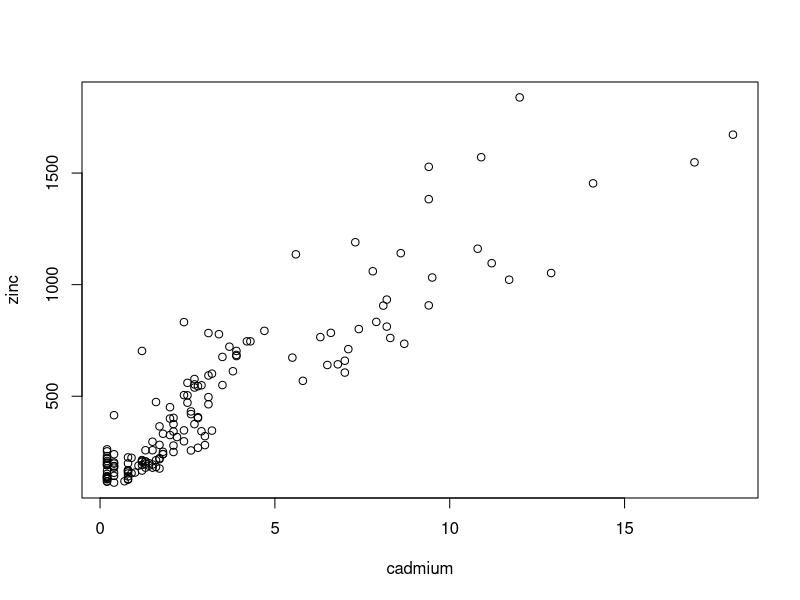
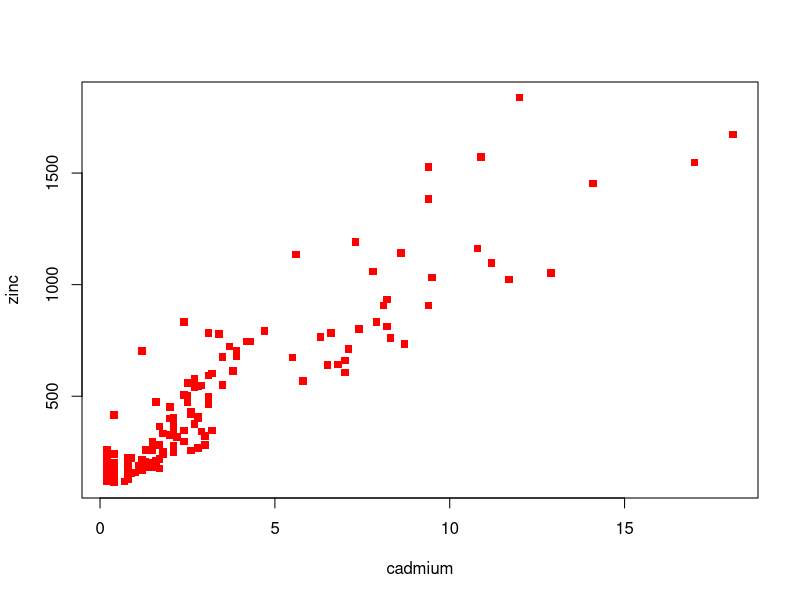
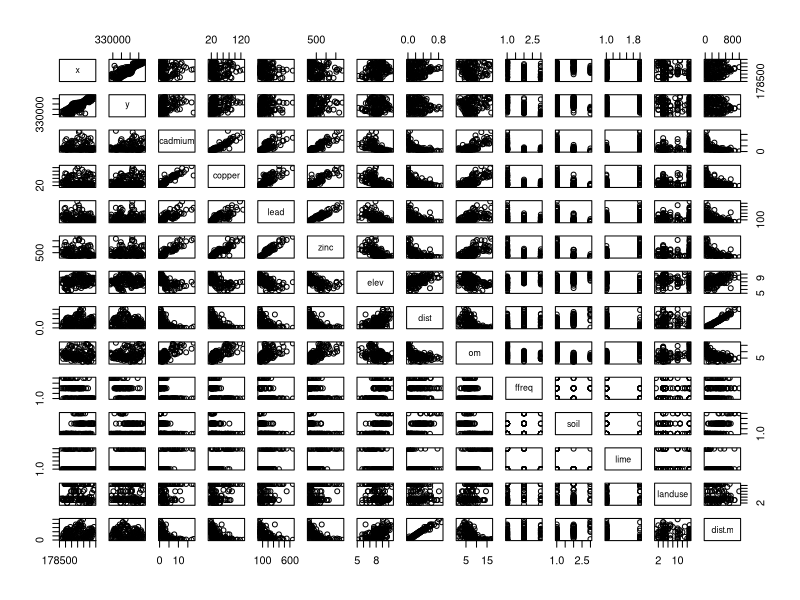
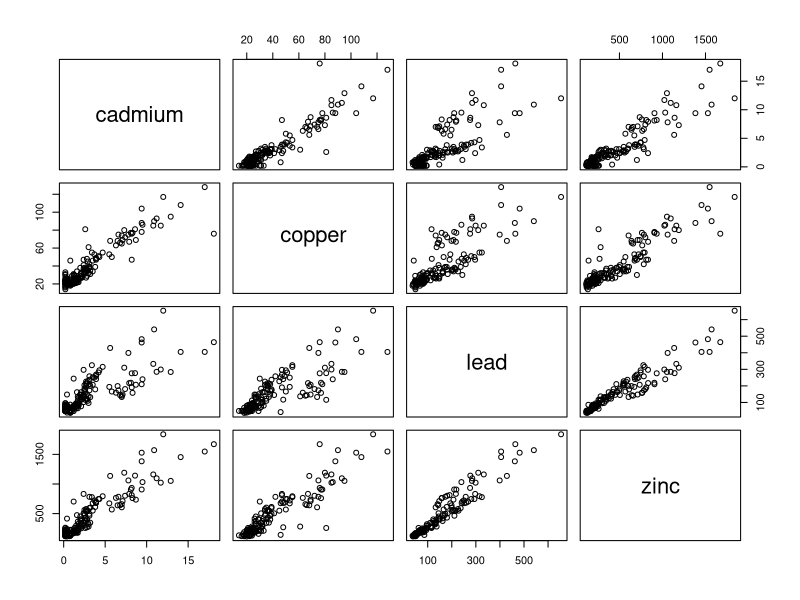
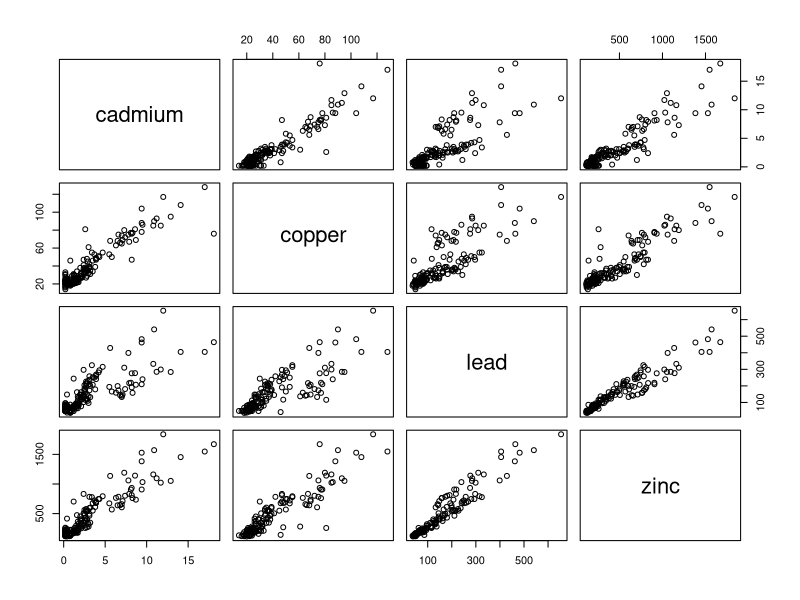
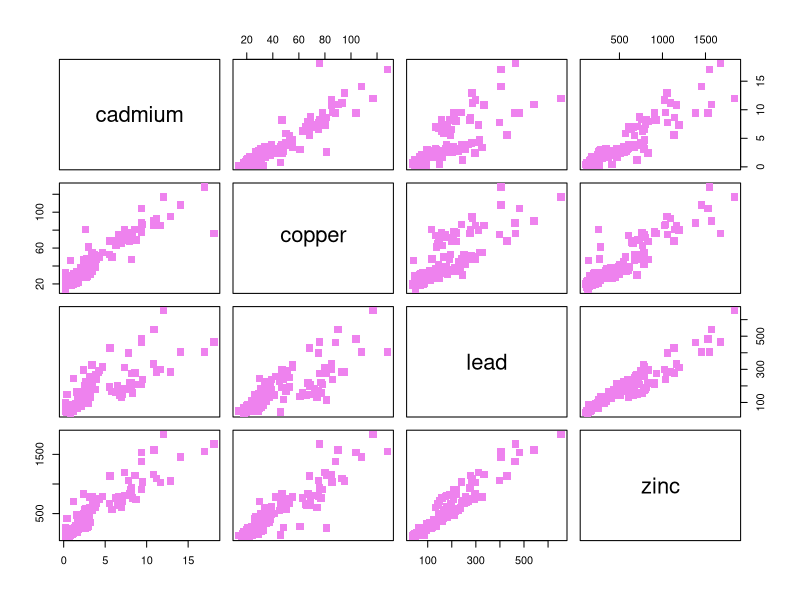
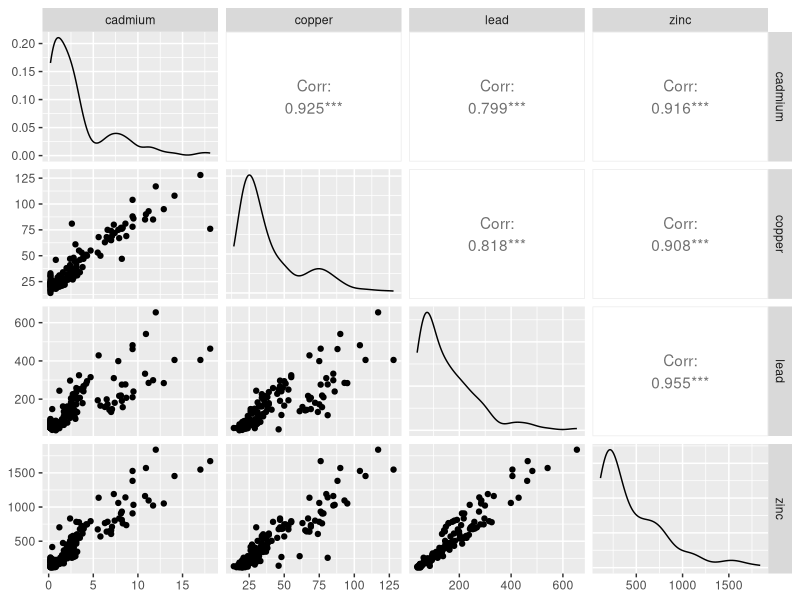

R code for these plots, in order:
### Multipanel in R

install.packages("GGally") #this package is used only to use the function ggpair 
library (GGally)
library(sp) #require(sp) will do the same jub, it's a similar function

data(meuse)
#how to attach meuse to use its variables

attach(meuse)

#exercise: see the names of the variables and plot cadmium versus zinc
#there are two ways to see the names variables 
names(meuse)
head(meuse)
#to make the plot
plot(cadmium,zinc)

plot(cadmium,zinc,pch=15,col="red")

#exercise 2: make all the possible pairwise plots of the variables of the dataset 
#plot is not a good idea
pairs(meuse)

#how to reduce the amount of variables
# ~ this is called tilde
pairs(~cadmium+copper+lead+zinc, data=meuse)

#similar way to do line 23- in this case we hilight the fact that we want the plots of the pairs of a subset of variables
#la virgola dopo la parentesi dice "inizia da", i numeri s riferiscono al numero di colonna (il numero relativo alle variabili di interesse)

pairs(meuse[,3:6])

#exercise 3: prettify this graph

pairs(meuse[,3:6],pch=15,col="violet",cex=1.5)

#GGally will prettify the graph

ggpairs(meuse[,3:6])
